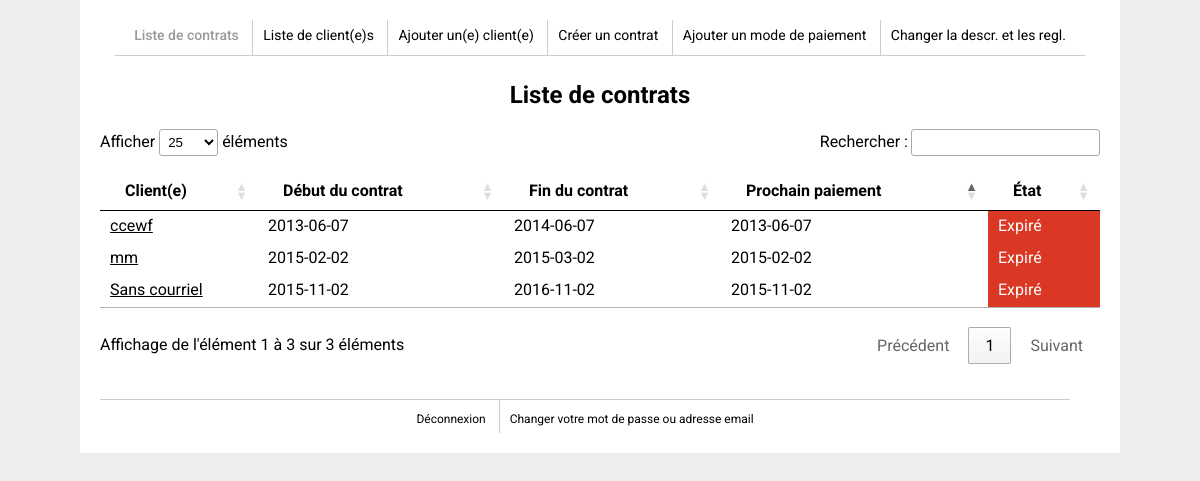
/index.php (signed in), run on the app's committed database.
### tables this page shows
CREATE TABLE IF NOT EXISTS `clients` (
  `client_id` int(11) unsigned NOT NULL AUTO_INCREMENT,
  `nomClient` varchar(255) NOT NULL,
  `adresse` varchar(255) NOT NULL,
  `ville` varchar(255) NOT NULL,
  `telephone` varchar(255) NOT NULL,
  `dateNaissance` date NOT NULL,
  `tag` varchar(255) NOT NULL,
  `codePostal` varchar(10) NOT NULL,
  `sexe` varchar(255) NOT NULL,
  PRIMARY KEY (`client_id`)
);

CREATE TABLE IF NOT EXISTS `contrats` (
  `contrat_id` int(11) unsigned NOT NULL AUTO_INCREMENT,
  `client_id` int(11) NOT NULL,
  `numeroContrat` int(11) NOT NULL,
  `duree` int(11) NOT NULL,
  `dateDebut` date NOT NULL,
  `dateFin` date NOT NULL,
  `fraisAdministration` float NOT NULL,
  `cout` float NOT NULL,
  `TPS` float NOT NULL,
  `TVQ` float NOT NULL,
  `total` float NOT NULL,
  `numeroCarteCredit` varchar(255) DEFAULT NULL,
  `expirationCarteCredit` varchar(255) DEFAULT NULL,
  `numSecuriteCarteCredit` int(11) DEFAULT NULL,
  `typeContrat` varchar(255) NOT NULL,
  `dateResiliation` date DEFAULT NULL,
  `dateSuspension` date DEFAULT NULL,
  PRIMARY KEY (`contrat_id`)
);

CREATE TABLE IF NOT EXISTS `paiements` (
  `paiement_id` int(11) unsigned NOT NULL AUTO_INCREMENT,
  `montant` float NOT NULL,
  `datePaiement` date NOT NULL,
  `modePaiement_id` int(11) DEFAULT NULL,
  `conc` tinyint(1) NOT NULL DEFAULT '0',
  `contrat_id` int(11) NOT NULL,
  PRIMARY KEY (`paiement_id`)
);

### index.php (the view, shortened to what this page needs)
<?php
	include_once('_scripts/config.php');
	$SQL="SELECT nomClient, clients.client_id, dateDebut, dateFin, datePaiement, typeContrat
		FROM clients
		JOIN contrats
		ON clients.client_id=contrats.client_id
		JOIN paiements
		ON paiements.contrat_id=contrats.contrat_id
		WHERE conc=0
		ORDER BY datePaiement ASC";
	$req=mysqli_query($link,$SQL);
?>
<!doctype html>
<html>
<head>
<?php
	include_once('_includes/linksEtScripts.inc.php');
?>
</head>
<body>
<div class="container">
	<?php
        include_once('_includes/header.inc.php');
    ?>
    <div class="content">
    	<h1>Liste de contrats</h1>
        <?php
			$tEtats=array(
				'normal'=>'Normal',
				'bientot'=>'Bientôt expi.',
				'expire'=>'Expiré',
				'resilie'=>'Résilié',
				'suspendu'=>'Suspendu',
			);
			$affichage='';
			$delaiJours=30;
			if(mysqli_num_rows($req)!=0){
				$affichage.='<table class="listeClients" id="listeClients">
					<thead>
						<tr>
							<th>Client(e)</th>
							<th>Début du contrat</th>
							<th>Fin du contrat</th>
							<th>Prochain paiement</th>
							<th>État</th>
						</tr>
					</thead>
					<tbody>';
				$tPaiements=array();
				while($enr=mysqli_fetch_assoc($req)){
					if(!in_array($enr['client_id'], $tPaiements)){
						$tPaiements[]=$enr['client_id'];
						$client_id=$enr['client_id'];
						$class='normal';
						if($enr['typeContrat']=='RÉSILIÉ'){
							$class='resilie';
						}else if($enr['typeContrat']=='SUSPENDU'){
							$class='suspendu';
						}else{
							$datejour = date('d/m/Y');
							$datefin= date('Y-m-d', strtotime($enr['dateFin'].' -'.$delaiJours.' days')); ;
							$dfin = explode("-", $datefin);
							$djour = explode("/", $datejour);
							$finab = $dfin[0].$dfin[1].$dfin[2];
							$auj = $djour[2].$djour[1].$djour[0];
							if ($auj>$finab){
								$class='bientot';
							}
							$datejour = date('d/m/Y');
							$datefin= $enr['dateFin'];
							$dfin = explode("-", $datefin);
							$djour = explode("/", $datejour);
							$finab = $dfin[0].$dfin[1].$dfin[2];
							$auj = $djour[2].$djour[1].$djour[0];
							if ($auj>$finab){
								$class='expire';
							}
						}
						$etat=$tEtats[$class];
						$affichage.='<tr>
							<td>
								<a href="facture.php?client_id='.$client_id.'">'.$enr['nomClient'].'</a>
							</td>
							<td>'.$enr['dateDebut'].'</td>
							<td>'.$enr['dateFin'].'</td>
							<td>'.$enr['datePaiement'].'</td>
							<td class="'.$class.' etat">'.$etat.'</td>
							</tr>';
					}
				}
				$affichage.='</tbody>
					</table>';
				echo $affichage;
			}else{
				echo '<p>Il n\'y a pas de clients</p>';
			}
		?>
    </div>
	<?php
		include('_includes/footer.inc.php');
	?>
</div>
</body>
</html>

### _css/style.css (style rules this page uses)
body { font-family: 'Roboto', Arial, sans-serif; background-color: #eee; }
a:link, a:visited { text-decoration:none; color:#000; }
.container { width:90%; max-width:1040px; margin:0 auto; background:#fff; overflow:hidden; padding: 20px; box-sizing: border-box; }
.content { margin-top:25px; }
.content h1 { font-weight:bold; font-size:1.5em; margin-bottom:20px; text-align:center; }
.content .listeClients { width: 100%; margin: 15px 0; float: left; }
.content .listeClients th { font-weight:bold; border-bottom:1px solid #000; }
.content .listeClients td a:link, .content .listeClients td a:visited { text-decoration:underline; }
.content .listeClients td { padding-top:5px; }
.etat { color: #fbfbfb; }
.expire { background-color:#da3825; }
#listeClients thead th { padding-left: 25px; background-position: left; }

### data on the page
clients: nomClient "ccewf", contrats.dateDebut "2013-06-07", contrats.dateFin "2014-06-07", paiements.datePaiement "2013-06-07", contrats.dateFin "Expiré"
clients: nomClient "mm", contrats.dateDebut "2015-02-02", contrats.dateFin "2015-03-02", paiements.datePaiement "2015-02-02", contrats.dateFin "Expiré"
clients: nomClient "Sans courriel", contrats.dateDebut "2015-11-02", contrats.dateFin "2016-11-02", paiements.datePaiement "2015-11-02", contrats.dateFin "Expiré"
